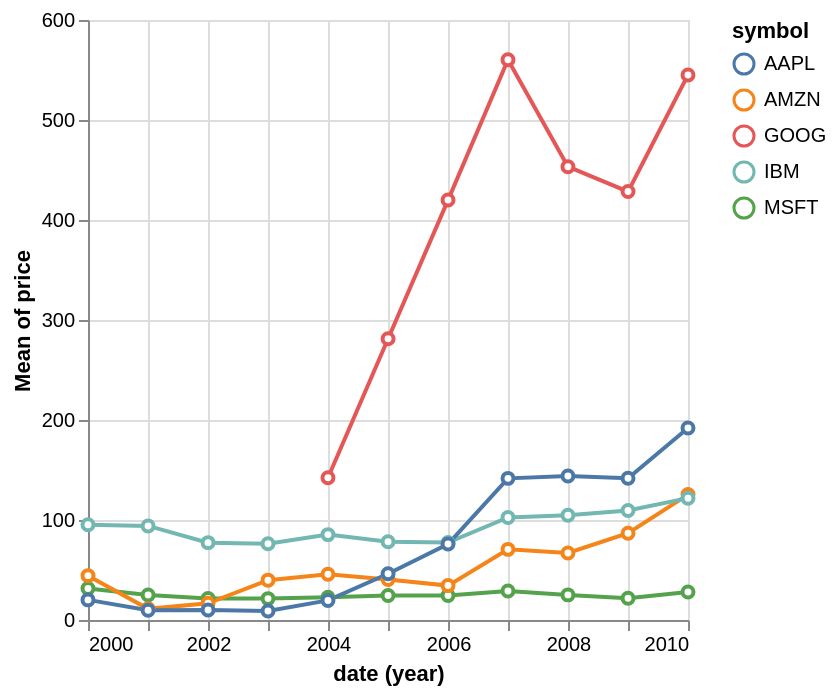

Express this chart as Vega-Lite.
### Vega-Lite specification from a JSON file in a GitHub repository (floating-point values rounded to 4 significant figures; data arrays with more than 128 entries replaced by an {"elided": "..."} marker saying what was removed)
{"$schema": "https://vega.github.io/schema/vega-lite/v6.json", "data": {"values": {"elided": "200 records"}}, "mark": {"type": "line", "point": {"filled": false, "fill": "white"}}, "encoding": {"x": {"timeUnit": "year", "field": "date"}, "y": {"aggregate": "mean", "field": "price", "type": "quantitative"}, "color": {"field": "symbol", "type": "nominal"}}}
